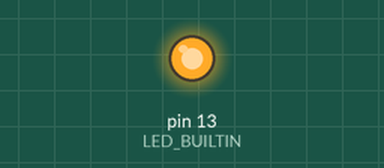
The sketch below on a simulated Arduino Uno, built with avr-gcc and run on an emulated ATmega328P. On the bench: output pins drawn as LEDs (lit = HIGH).

Above: at 0.7 s.
At 5.2 s:
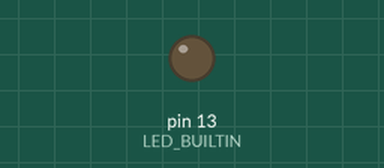
Timing chart, 0 to 6.9 s (numbered marks = the images above):
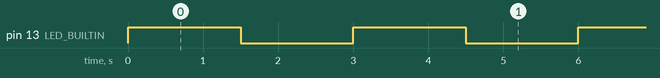

Measured:
- by itself, pin 13 (LED_BUILTIN): alternates HIGH for 1.5 s and LOW for 1.5 s

The sketch:

analongWrite.ino
```cpp
#include <analogWrite.h>

const int PWM = 6;
void setup()
{
  pinMode(LED_BUILTIN, OUTPUT);
}

int i;

void loop()
{
  for(i = 0;i > 255;i += 50){
    analogWrite(LED_BUILTIN, i);
    delay(500); // Wait for 1000 millisecond(s)
  }
  for(i = 255;i > 0;i -= 50){
    analogWrite(LED_BUILTIN, i);
    delay(500); // Wait for 1000 millisecond(s)
  }
}
```
